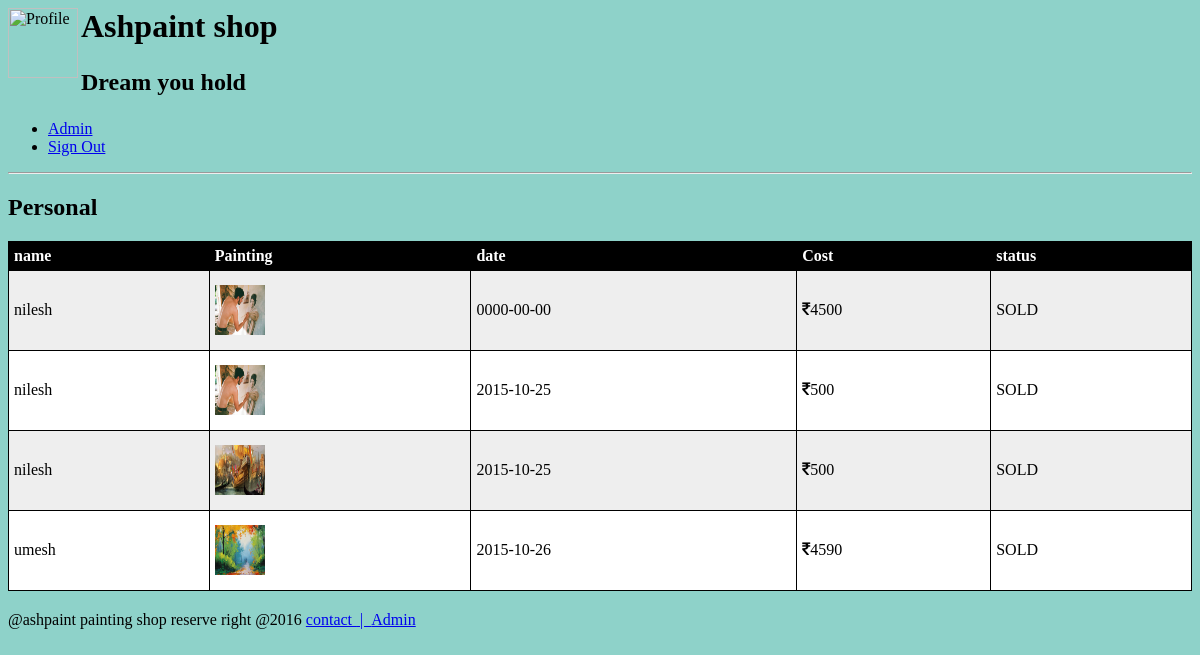
The app's page /ordreport.php with its own data.
### tables this page shows
CREATE TABLE IF NOT EXISTS `pay` (
  `id` int(11) NOT NULL,
  `name` varchar(20) NOT NULL,
  `mail` varchar(30) NOT NULL,
  `cost` int(11) NOT NULL,
  `product` varchar(50) NOT NULL,
  `date` date NOT NULL
);

### ordreport.php (the view, shortened to what this page needs)
<html>
<head>
<head>
 <link rel="stylesheet" type="text\css" href="style\account.css" >
 <link rel="stylesheet" href="//code.jquery.com/ui/1.11.4/themes/smoothness/jquery-ui.css">
 <link rel="stylesheet" href="//maxcdn.bootstrapcdn.com/font-awesome/4.3.0/css/font-awesome.min.css">
</head>
<body bgcolor="#8ED2C9">
<div class="big_header"  >
<div id="shadow">
<img src="images/logo.png" alt="Profile" align="left" width="70px" height="70px"/></a >
<h1>Ashpaint shop <h2>
<p id="logo"> Dream you hold</p>
</div>
 <div id='cssmenu'>
<ul>
   <li class='last'><a href='admin.php'><span>Admin</span></a></li>
      <li class='last'><a href='signout.php'> <span> Sign Out</span></a></li>
</ul>
</div>
<hr>
 <div id="regi">
 <h2> Personal<h2>
  <div id="regi3_box">
<table id="t01">
  <tr>
     <th>name</th>
    <th>Painting</th>
		<th>date </th>
        <th>Cost</th>
		 <th>status</th>
  </tr>
 <?php
 $sql_art="select * from pay  ";
 $result=mysql_query($sql_art);
 while($row=mysql_fetch_array($result)){
	 $image=$row['product'];
	 $dat=$row['date'];
	 $price=$row['cost'];
	 $name=$row['name'];
echo "
  <tr>
  	    <td>".$name."</td>
    <td height='80'><img src='images/Artist/".$image."'width='50' height='50' /></td>
	    <td>".$dat."</td>
     <td><i class='fa fa-inr'></i>".$price."</td>
	<td>  SOLD</td>
  </tr>";
 }
   ?>
</table>
  </div>
 </div>
 <footer>
  @ashpaint painting shop reserve right @2016
  <a href="#">contact</font> &nbsp| &nbsp<a href="#">Admin</font>
 </footer>
</div>
</body>
</html>

### ordreport.php (style rules this page uses)
table { width:100%; }
table, th, td { border: 1px solid black; border-collapse: collapse; }
th, td { padding: 5px; text-align: left; }
table#t01 tr:nth-child(even) { background-color: #eee; }
table#t01 tr:nth-child(odd) { background-color:#fff; }
table#t01 th { background-color: black; color: white; }

### records on screen
pay: name "nilesh", product (picture), date "0000-00-00", cost "4500"
pay: name "nilesh", product (picture), date "2015-10-25", cost "500"
pay: name "nilesh", product (picture), date "2015-10-25", cost "500"
pay: name "umesh", product (picture), date "2015-10-26", cost "4590"
